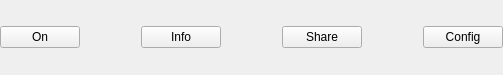
<?xml version="1.0" encoding="UTF-8"?>
<ui version="4.0">
 <class>ChannelConfigPannel</class>
 <widget class="QFrame" name="ChannelConfigPannel">
  <property name="geometry">
   <rect>
    <x>0</x>
    <y>0</y>
    <width>503</width>
    <height>75</height>
   </rect>
  </property>
  <property name="mouseTracking">
   <bool>false</bool>
  </property>
  <property name="windowTitle">
   <string>Frame</string>
  </property>
  <property name="autoFillBackground">
   <bool>false</bool>
  </property>
  <layout class="QHBoxLayout" name="horizontalLayout">
   <property name="spacing">
    <number>0</number>
   </property>
   <property name="leftMargin">
    <number>0</number>
   </property>
   <property name="topMargin">
    <number>0</number>
   </property>
   <property name="rightMargin">
    <number>0</number>
   </property>
   <property name="bottomMargin">
    <number>0</number>
   </property>
   <item>
    <widget class="QPushButton" name="EnableSwitch">
     <property name="mouseTracking">
      <bool>false</bool>
     </property>
     <property name="toolTip">
      <string>Channels.EnableTip</string>
     </property>
     <property name="whatsThis">
      <string>Channels.EnableTip</string>
     </property>
     <property name="autoFillBackground">
      <bool>true</bool>
     </property>
     <property name="text">
      <string>On</string>
     </property>
     <property name="checkable">
      <bool>true</bool>
     </property>
    </widget>
   </item>
   <item>
    <spacer name="horizontalSpacer">
     <property name="orientation">
      <enum>Qt::Horizontal</enum>
     </property>
     <property name="sizeHint" stdset="0">
      <size>
       <width>40</width>
       <height>20</height>
      </size>
     </property>
    </spacer>
   </item>
   <item>
    <widget class="QPushButton" name="showInfoBtn">
     <property name="mouseTracking">
      <bool>false</bool>
     </property>
     <property name="toolTip">
      <string>Channels.InfoTip</string>
     </property>
     <property name="whatsThis">
      <string>Channels.InfoTip</string>
     </property>
     <property name="autoFillBackground">
      <bool>true</bool>
     </property>
     <property name="text">
      <string>Info</string>
     </property>
    </widget>
   </item>
   <item>
    <spacer name="horizontalSpacer_2">
     <property name="orientation">
      <enum>Qt::Horizontal</enum>
     </property>
     <property name="sizeHint" stdset="0">
      <size>
       <width>40</width>
       <height>20</height>
      </size>
     </property>
    </spacer>
   </item>
   <item>
    <widget class="QPushButton" name="ShareBtn">
     <property name="mouseTracking">
      <bool>false</bool>
     </property>
     <property name="toolTip">
      <string>Channels.ShareTip</string>
     </property>
     <property name="whatsThis">
      <string>Channels.ShareTip</string>
     </property>
     <property name="autoFillBackground">
      <bool>true</bool>
     </property>
     <property name="text">
      <string>Share</string>
     </property>
    </widget>
   </item>
   <item>
    <spacer name="configSpacer">
     <property name="orientation">
      <enum>Qt::Horizontal</enum>
     </property>
     <property name="sizeHint" stdset="0">
      <size>
       <width>40</width>
       <height>20</height>
      </size>
     </property>
    </spacer>
   </item>
   <item>
    <widget class="QPushButton" name="ConfigBtn">
     <property name="mouseTracking">
      <bool>false</bool>
     </property>
     <property name="autoFillBackground">
      <bool>true</bool>
     </property>
     <property name="text">
      <string>Config</string>
     </property>
    </widget>
   </item>
  </layout>
 </widget>
 <resources/>
 <connections/>
</ui>
